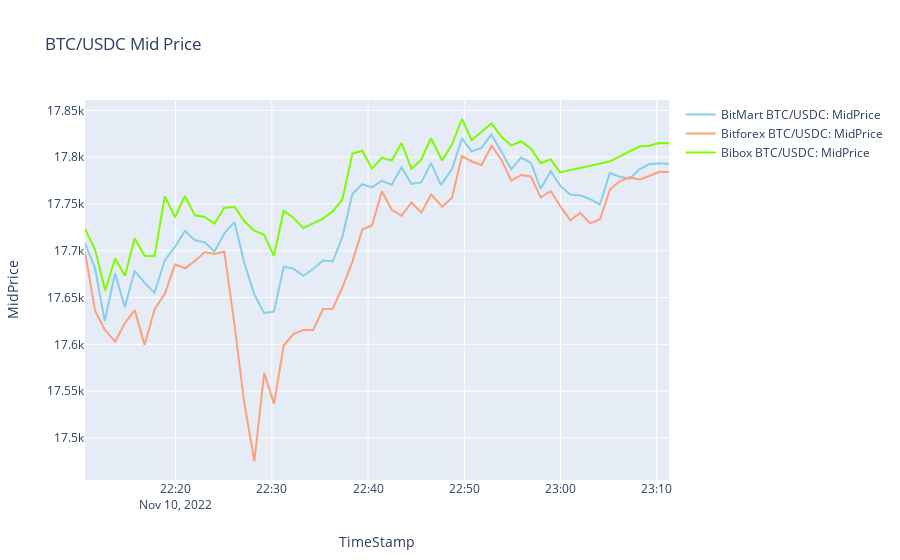

Notebook source saved alongside this figure:
### Code cell
visualization(vac2[0],cryptos[1])
